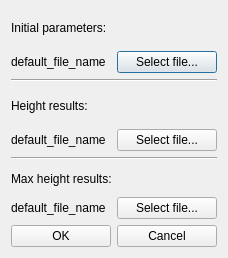
<?xml version="1.0" encoding="UTF-8"?>
<ui version="4.0">
 <class>Dialog</class>
 <widget class="QDialog" name="Dialog">
  <property name="geometry">
   <rect>
    <x>0</x>
    <y>0</y>
    <width>228</width>
    <height>258</height>
   </rect>
  </property>
  <property name="windowTitle">
   <string>Select MOST files</string>
  </property>
  <layout class="QVBoxLayout" name="verticalLayout">
   <item>
    <layout class="QVBoxLayout" name="vertical_layout_initial">
     <item>
      <widget class="QLabel" name="label_initial">
       <property name="text">
        <string>Initial parameters:</string>
       </property>
      </widget>
     </item>
     <item>
      <layout class="QHBoxLayout" name="horizontal_layout_initial">
       <item>
        <widget class="QLabel" name="label_ini_data_file_name">
         <property name="text">
          <string>default_file_name</string>
         </property>
        </widget>
       </item>
       <item>
        <widget class="QPushButton" name="push_button_initial">
         <property name="minimumSize">
          <size>
           <width>93</width>
           <height>0</height>
          </size>
         </property>
         <property name="text">
          <string>Select file...</string>
         </property>
        </widget>
       </item>
      </layout>
     </item>
    </layout>
   </item>
   <item>
    <widget class="Line" name="line">
     <property name="orientation">
      <enum>Qt::Horizontal</enum>
     </property>
    </widget>
   </item>
   <item>
    <layout class="QVBoxLayout" name="vertical_layout_height">
     <item>
      <widget class="QLabel" name="label_height">
       <property name="text">
        <string>Height results:</string>
       </property>
      </widget>
     </item>
     <item>
      <layout class="QHBoxLayout" name="horizontal_layout_height">
       <item>
        <widget class="QLabel" name="label_height_file_name">
         <property name="text">
          <string>default_file_name</string>
         </property>
        </widget>
       </item>
       <item>
        <widget class="QPushButton" name="push_button_height">
         <property name="minimumSize">
          <size>
           <width>93</width>
           <height>0</height>
          </size>
         </property>
         <property name="text">
          <string>Select file...</string>
         </property>
        </widget>
       </item>
      </layout>
     </item>
    </layout>
   </item>
   <item>
    <layout class="QVBoxLayout" name="vertical_layout_max_height">
     <item>
      <widget class="Line" name="line_2">
       <property name="orientation">
        <enum>Qt::Horizontal</enum>
       </property>
      </widget>
     </item>
     <item>
      <widget class="QLabel" name="label_max_height">
       <property name="text">
        <string>Max height results:</string>
       </property>
      </widget>
     </item>
     <item>
      <layout class="QHBoxLayout" name="horizontal_layout_max_height">
       <item>
        <widget class="QLabel" name="label_max_height_file_name">
         <property name="text">
          <string>default_file_name</string>
         </property>
        </widget>
       </item>
       <item>
        <widget class="QPushButton" name="push_button_max_height">
         <property name="minimumSize">
          <size>
           <width>93</width>
           <height>0</height>
          </size>
         </property>
         <property name="text">
          <string>Select file...</string>
         </property>
        </widget>
       </item>
      </layout>
     </item>
    </layout>
   </item>
   <item>
    <layout class="QHBoxLayout" name="horizontal_layout_buttons">
     <item>
      <widget class="QPushButton" name="push_button_ok">
       <property name="text">
        <string>OK</string>
       </property>
      </widget>
     </item>
     <item>
      <widget class="QPushButton" name="push_button_cancel">
       <property name="text">
        <string>Cancel</string>
       </property>
      </widget>
     </item>
    </layout>
   </item>
  </layout>
 </widget>
 <resources/>
 <connections>
  <connection>
   <sender>push_button_cancel</sender>
   <signal>clicked()</signal>
   <receiver>Dialog</receiver>
   <slot>close()</slot>
   <hints>
    <hint type="sourcelabel">
     <x>229</x>
     <y>190</y>
    </hint>
    <hint type="destinationlabel">
     <x>167</x>
     <y>158</y>
    </hint>
   </hints>
  </connection>
 </connections>
</ui>
